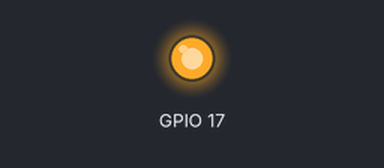
The program below on a simulated Raspberry Pi (BCM pin numbers). Shown: output pins drawn as LEDs (lit = HIGH).

Above: at 0.1 s.
Timing chart, 0 to 1.6 s (numbered marks = the images above):
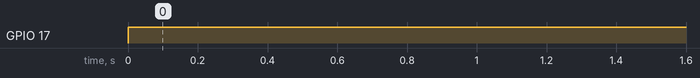

Measured:
- by itself, GPIO 17: LOW → HIGH at 0.00 s

The program:

magnet.py
```python
# -----------------------------------
# magnet.py
#
# Contoh pengendalian LED
#   dengan sensor megnet
# -----------------------------------

import RPi.GPIO as GPIO
import time

GPIO.setwarnings(False)

GPIO.setmode(GPIO.BCM)
GPIO.setup(17, GPIO.OUT)
GPIO.setup(4, GPIO.IN)
GPIO.output(17, GPIO.LOW)

while True:
   nilaiSensor = GPIO.input(4)

   if nilaiSensor == GPIO.HIGH:
       GPIO.output(17, GPIO.LOW)
   else:
       GPIO.output(17, GPIO.HIGH)
```
